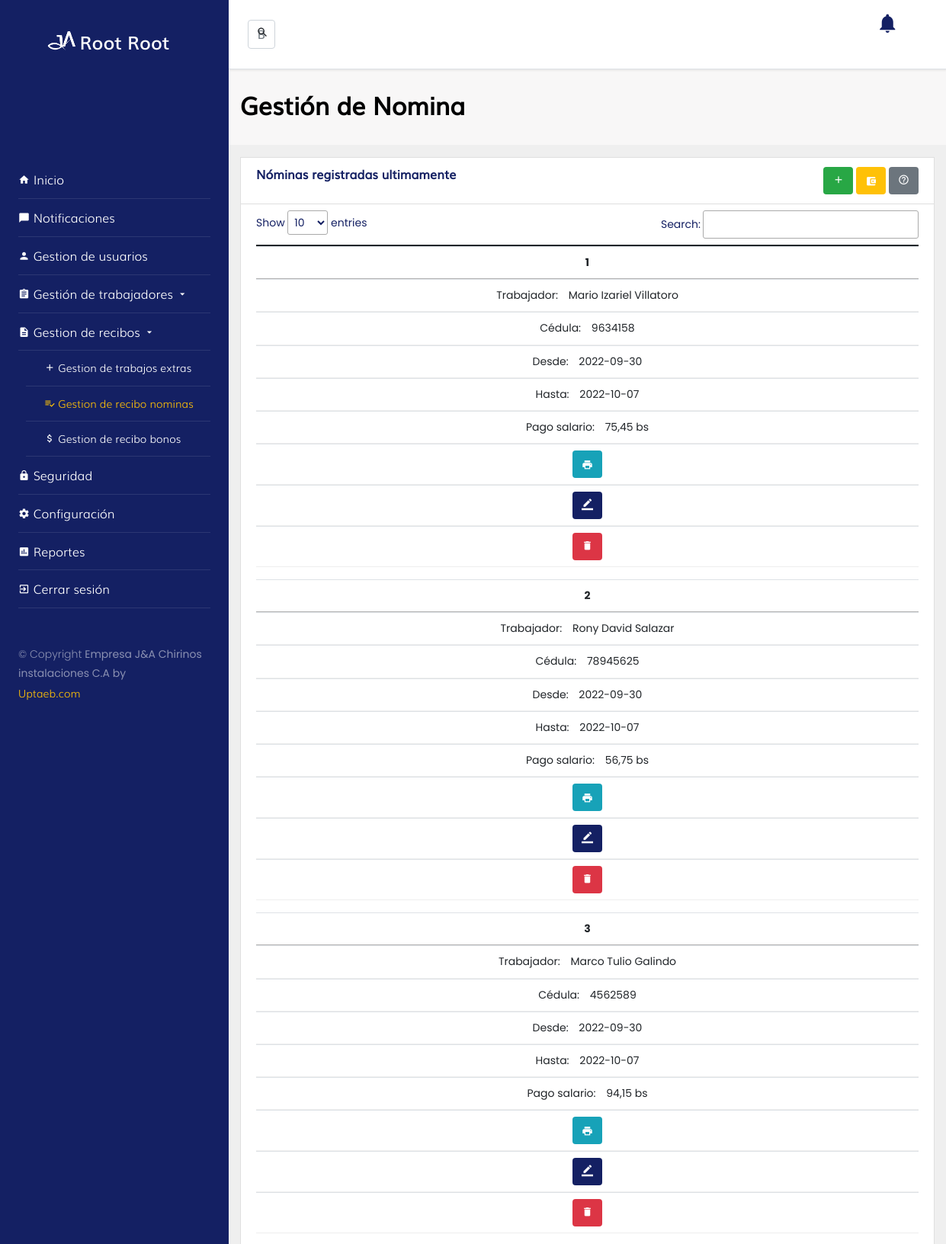
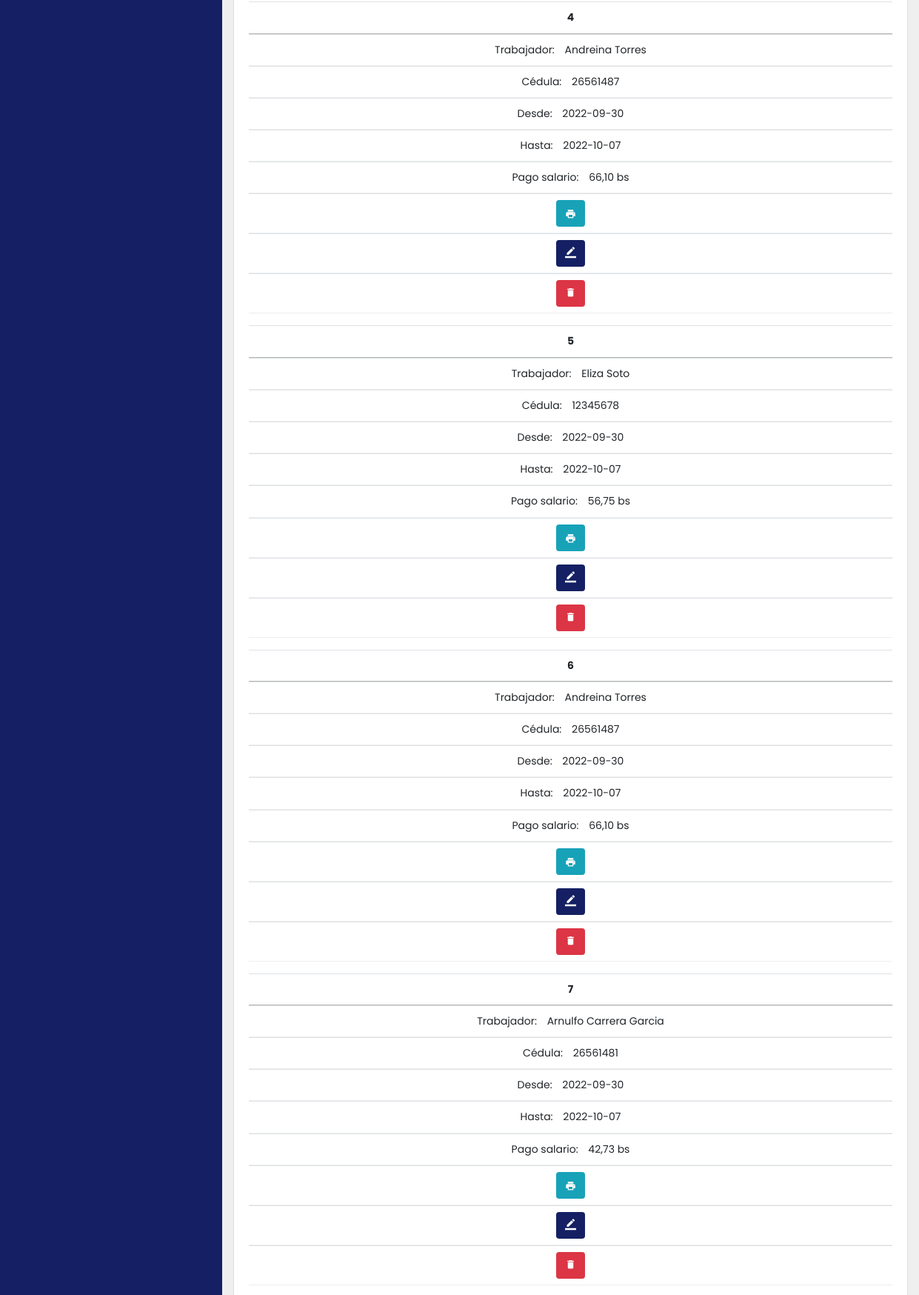
The app's page /?url=nomina (signed in, upper part) with its own data (2 pictures, top to bottom).
### tables this page shows
CREATE TABLE `nomina` (
  `id_nomina` int(11) NOT NULL,
  `cedula_trabajador` varchar(8) DEFAULT NULL,
  `periodo_desde` date DEFAULT NULL,
  `periodo_hasta` date DEFAULT NULL,
  `fecha_pago` date DEFAULT NULL,
  `tipo_pago` varchar(20) DEFAULT NULL,
  `horas_extras` int(11) DEFAULT NULL,
  `ivss` varchar(20) DEFAULT NULL,
  `rpe` varchar(20) DEFAULT NULL,
  `faov` varchar(20) DEFAULT NULL,
  `inces` varchar(20) DEFAULT NULL,
  `total_pagar_nomina` varchar(20) DEFAULT NULL,
  `inasistencias` int(11) DEFAULT NULL,
  `status` int(11) DEFAULT NULL
);

CREATE TABLE `trabajadores` (
  `id_cargo` int(11) NOT NULL,
  `nombre` varchar(30) DEFAULT NULL,
  `apellido` varchar(30) DEFAULT NULL,
  `cedula` varchar(8) NOT NULL,
  `t_celular` varchar(5) DEFAULT NULL,
  `celular` varchar(10) DEFAULT NULL,
  `fecha_nacimiento` date DEFAULT NULL,
  `fecha_ingreso` date DEFAULT NULL,
  `correo` varchar(50) DEFAULT NULL,
  `estado` int(11) DEFAULT NULL
);

### content/controllers/nominaController.php (called while the page is built, shortened)
<?php
$nomina = new Nomina();
$views = _VIEWS_.$url."/".$url.".php";
$consultarNomina = $nomina -> consultar();
require_once $views;
?>

### index.php (called while the page is built, shortened)
<?php
    $IndexSystem = new frontController($_REQUEST);
?>

### content/models/nomina.php (called while the page is built, shortened)
<?php
  class Nomina extends Conexion {
      public function consultar(){
           $strSql = 'SELECT * FROM nomina INNER JOIN trabajadores ON nomina.cedula_trabajador = trabajadores.cedula INNER JOIN cargo ON cargo.id_cargo = trabajadores.id_cargo WHERE nomina.status >= 1 ORDER BY id_nomina desc';
            try {
              $strExec = Conexion::prepare($strSql);
              $strExec->execute();
              $respuestaArreglo = $strExec->fetchAll(PDO::FETCH_ASSOC);
              return $respuestaArreglo;
            } catch (PDOException $e) {
              $errorReturn += ['info' => "error sql:{$e}"];
              return $errorReturn;
            }
      }
    }
?>

### content/views/nomina/nomina.php (shortened to what this page needs)
<!doctype html>
  <html lang="en">
  <head>
  </head>
  <body class="bg-grey">
  <div class="d-flex">
    <div class="w-100">
      <section class="py-3" style="background-color: #F8F7F7;">
          <div class="container">
            <div class="row">
              <div class="col-lg-12 d-flex">
                <h2 class="font-weight-bold w-100 align-self-center" style="width: 100%;">Gestión de Nomina</h2>
              </div>
            </div>
          </div>
        </section>
        <section class="bg-grey" >
          <div class="container">
            <div class="row">
              <div class="col-lg-12 my-3">
                <div class="card rounded-0">
                  <div class="card-header bg-light">
                          <div class="row">
                              <div class="col-lg-8">
                                <h6  class="font-weight-bold mb-0">Nóminas registradas ultimamente</h6>
                              </div>
                              <div class="col-lg-4">
                                    <div class="float-right">
                                     <?php if(isset($operacionRN)){ ?>
                                     <button type="button" class="btn btn-success pull-right" data-bs-toggle="modal" data-bs-target="#registrar" data-whatever="@mdo" data-bs-toggle="tooltip" data-bs-placement="top" title="registrar Cargo"><i class="icon-add" style="font-size: 15px"></i></button>
                                     <?php } ?>
                                     <a  href="?url=deducciones" class="btn btn-warning pull-right"><i class="icon-account_balance_wallet" style="font-size: 15px"></i></a>
                                    <button type="button" class="btn btn-secondary pull-right" data-bs-toggle="modal" data-bs-target="#ayuda" data-whatever="@mdo"><i class="icon-help_outline" style="font-size: 15px"></i></button>
                                    </div>
                              </div>
                          </div>
                  </div>
                  <div class="card-body pt-2">
                      <table class="table table-hover" id="tableID">
                              <thead>
                              </thead>
                              <tbody>
                               <?php $n=1; foreach ($consultarNomina as $datos) { ?>
                                <tr align="center">
                                  <th scope="row"><?php echo $n++;?></th>
                                  <td><?php echo $datos['nombre']. ' ' . $datos['apellido']; ?></td>
                                  <td><?php echo $datos['cedula']; ?></td>
                                  <td><?php echo $datos['periodo_desde']; ?></td>
                                  <td><?php echo $datos['periodo_hasta']; ?></td>
                                  <td><?php $pagar = number_format($datos['total_pagar_nomina'], 2, ",", "."); echo $pagar . ' bs'; ?></td>
                                  <td>
                                    <a class="btn btn-info pull-right" href="?url=generarPDF&opcion=nomina<?php echo '$'.$datos['id_nomina'];?>" target="_blank"><i class=" icon-print" style="font-size: 15px"></i></a>
                                  </td>
                                  <?php if(isset($operacionMN)){ ?>
                                  <td>
                                    <button type="button" class="btn btn-primary pull-right" data-bs-toggle="modal" data-bs-target="#modificar<?php echo $n;?>" data-whatever="@mdo" data-toggle="tooltip" data-placement="top"><i class="icon-border_color" style="font-size: 15px"></i></button>
                                  </td>
                                  <?php } ?>
                                  <?php if(isset($operacionEN)){ ?>
                                  <td>
                                    <button type="button" onclick="eliminar(<?php echo $datos['id_nomina'];?>);" class="btn btn-danger pull-right" data-whatever="@mdo" data-toggle="tooltip" data-placement="top" title="eliminar"><i class="icon-delete" style="font-size: 15px"></i></button>
                                  </td>
                                  <?php } ?>
                                </tr>
                              <?php } ?>
                            </tbody>
                            </table>
                  </div>
                </div>
              </div>
            </div>
          </div>
        </section>
        </div>
    </div>
</body>
</html>

### assets/css/style.css (style rules this page uses)
:root { --primary: #142063; --secundary: #0a1138; --terc: #1f3ce4; --light: #ffffff; --grey: #efefef; }
html { height: 100%; }
body { min-height: 100%; }
body { overflow: auto!important; font-weight: 300; color: var(--primary); }
a { text-decoration: none; }
a { font-family: 'Muli7'!important; }
.bg-light { background-color: var(--light)!important; }
.btn { border: 0; }
.btn-primary { background-color: var(--primary)!important; }
.bg-grey { background-color: var(--grey)!important; }
.font-weight-bold { font-weight: bold; font-family: 'Muli1'; }
a { transition: background-color .5s; }

### assets/css/modulos/responsiveNominas.php (style rules this page uses)
@media only screen 
    and (max-width: 760px), (min-device-width: 768px) 
    and (max-device-width: 1024px) { table, thead, tbody, th, td, tr { display: block; } }
@media only screen 
    and (max-width: 760px), (min-device-width: 768px) 
    and (max-device-width: 1024px) { tr { margin: 0 0 1rem 0; } }
@media only screen 
    and (max-width: 760px), (min-device-width: 768px) 
    and (max-device-width: 1024px) { tr:nth-child(odd) { background: #ccc; } }
@media only screen 
    and (max-width: 760px), (min-device-width: 768px) 
    and (max-device-width: 1024px) { td { border: none; border-bottom: 1px solid #eee; position: relative; padding-left: 50%; } }
@media only screen 
    and (max-width: 760px), (min-device-width: 768px) 
    and (max-device-width: 1024px) { td:before { position: right; top: 0; left: 6px; width: 45%; padding-right: 10px; white-space: nowrap; } }
@media only screen 
    and (max-width: 760px), (min-device-width: 768px) 
    and (max-device-width: 1024px) { td:nth-of-type(1):before { content: "Trabajador: "; } }
@media only screen 
    and (max-width: 760px), (min-device-width: 768px) 
    and (max-device-width: 1024px) { td:nth-of-type(2):before { content: "Cédula: "; } }
@media only screen 
    and (max-width: 760px), (min-device-width: 768px) 
    and (max-device-width: 1024px) { td:nth-of-type(3):before { content: "Desde: "; } }
@media only screen 
    and (max-width: 760px), (min-device-width: 768px) 
    and (max-device-width: 1024px) { td:nth-of-type(4):before { content: "Hasta: "; } }
@media only screen 
    and (max-width: 760px), (min-device-width: 768px) 
    and (max-device-width: 1024px) { td:nth-of-type(5):before { content: "Pago salario: "; } }

### records on screen
nomina: cedula_trabajador.nombre "Mario Izariel", cedula_trabajador.apellido "Villatoro", cedula_trabajador.cedula "9634158", periodo_desde "2022-09-30", periodo_hasta "2022-10-07", total_pagar_nomina "75,45"
nomina: cedula_trabajador.nombre "Rony David", cedula_trabajador.apellido "Salazar", cedula_trabajador.cedula "78945625", periodo_desde "2022-09-30", periodo_hasta "2022-10-07", total_pagar_nomina "56,75"
nomina: cedula_trabajador.nombre "Marco Tulio", cedula_trabajador.apellido "Galindo", cedula_trabajador.cedula "4562589", periodo_desde "2022-09-30", periodo_hasta "2022-10-07", total_pagar_nomina "94,15"
nomina: cedula_trabajador.nombre "Andreina", cedula_trabajador.apellido "Torres", cedula_trabajador.cedula "26561487", periodo_desde "2022-09-30", periodo_hasta "2022-10-07", total_pagar_nomina "66,10"
nomina: cedula_trabajador.nombre "Eliza", cedula_trabajador.apellido "Soto", cedula_trabajador.cedula "12345678", periodo_desde "2022-09-30", periodo_hasta "2022-10-07", total_pagar_nomina "56,75"
nomina: cedula_trabajador.nombre "Andreina", cedula_trabajador.apellido "Torres", cedula_trabajador.cedula "26561487", periodo_desde "2022-09-30", periodo_hasta "2022-10-07", total_pagar_nomina "66,10"
nomina: cedula_trabajador.nombre "Arnulfo", cedula_trabajador.apellido "Carrera Garcia", cedula_trabajador.cedula "26561481", periodo_desde "2022-09-30", periodo_hasta "2022-10-07", total_pagar_nomina "42,73"

### other values on screen
$_SESSION['nombre'] "Root"
$_SESSION['apellido'] "Root"
